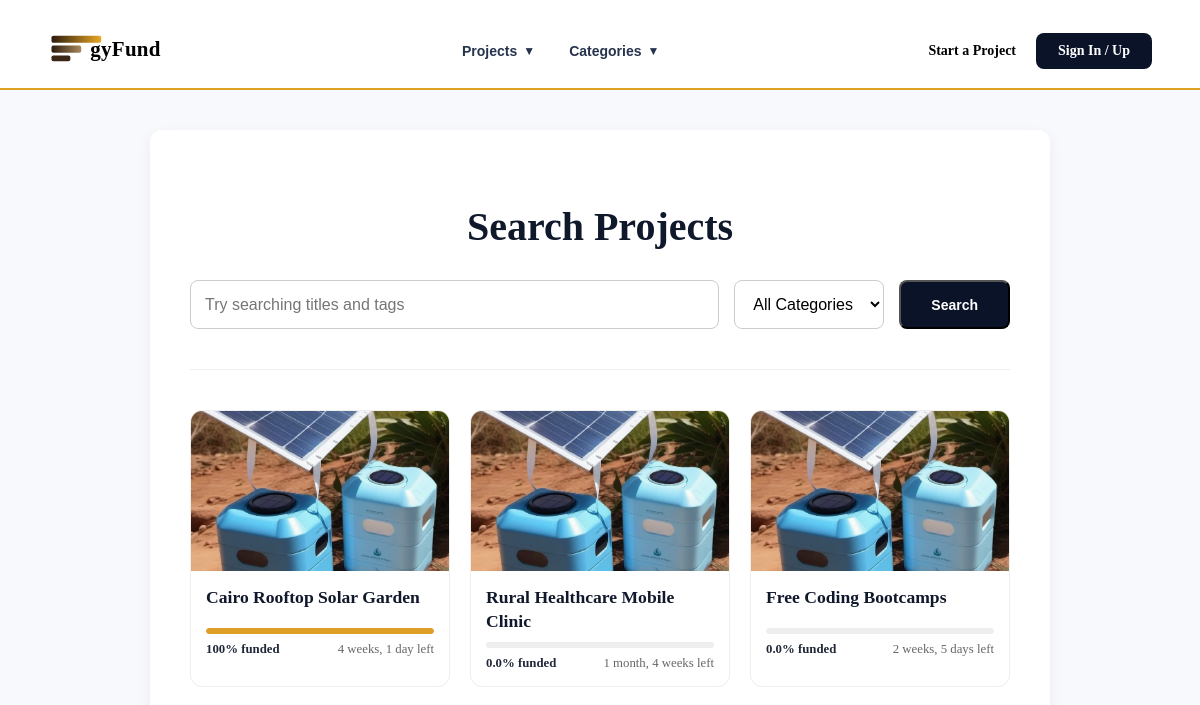
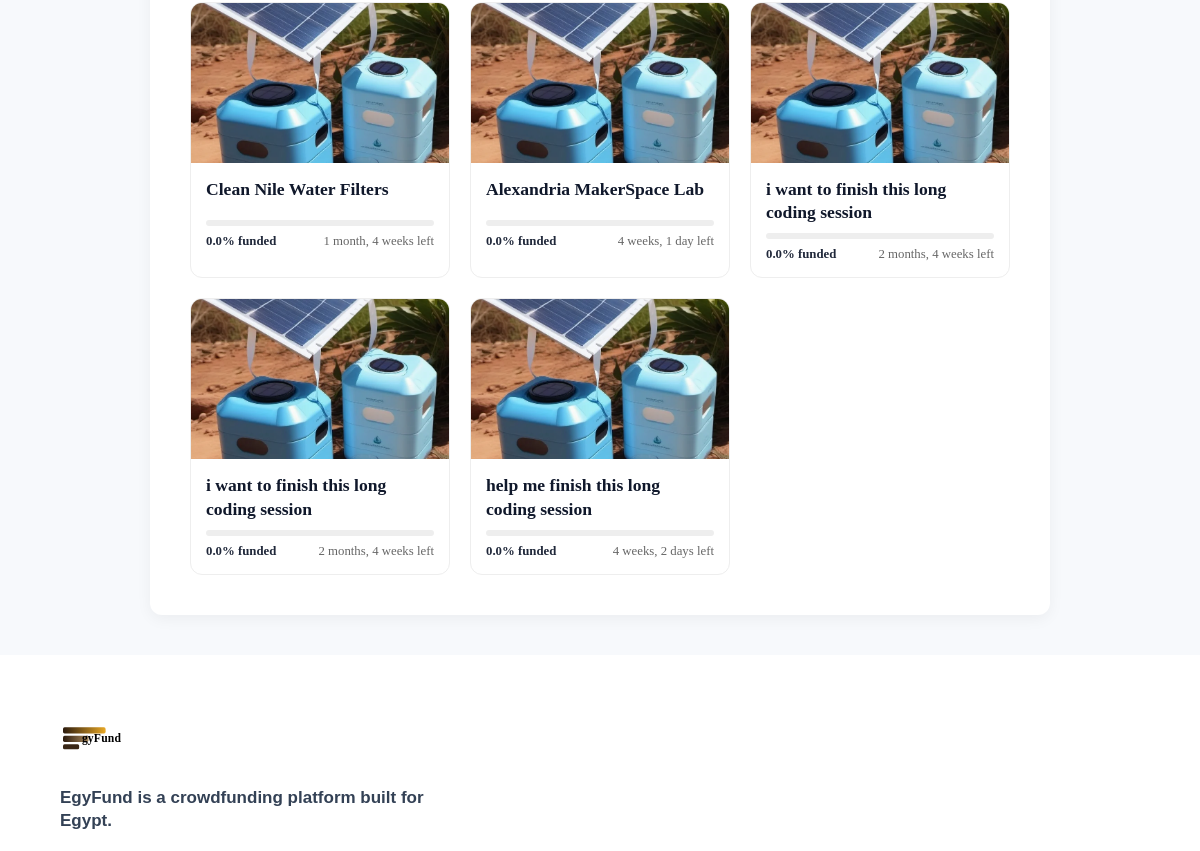
/search/, run on an earlier commit of the app's database (2 pictures, top to bottom).
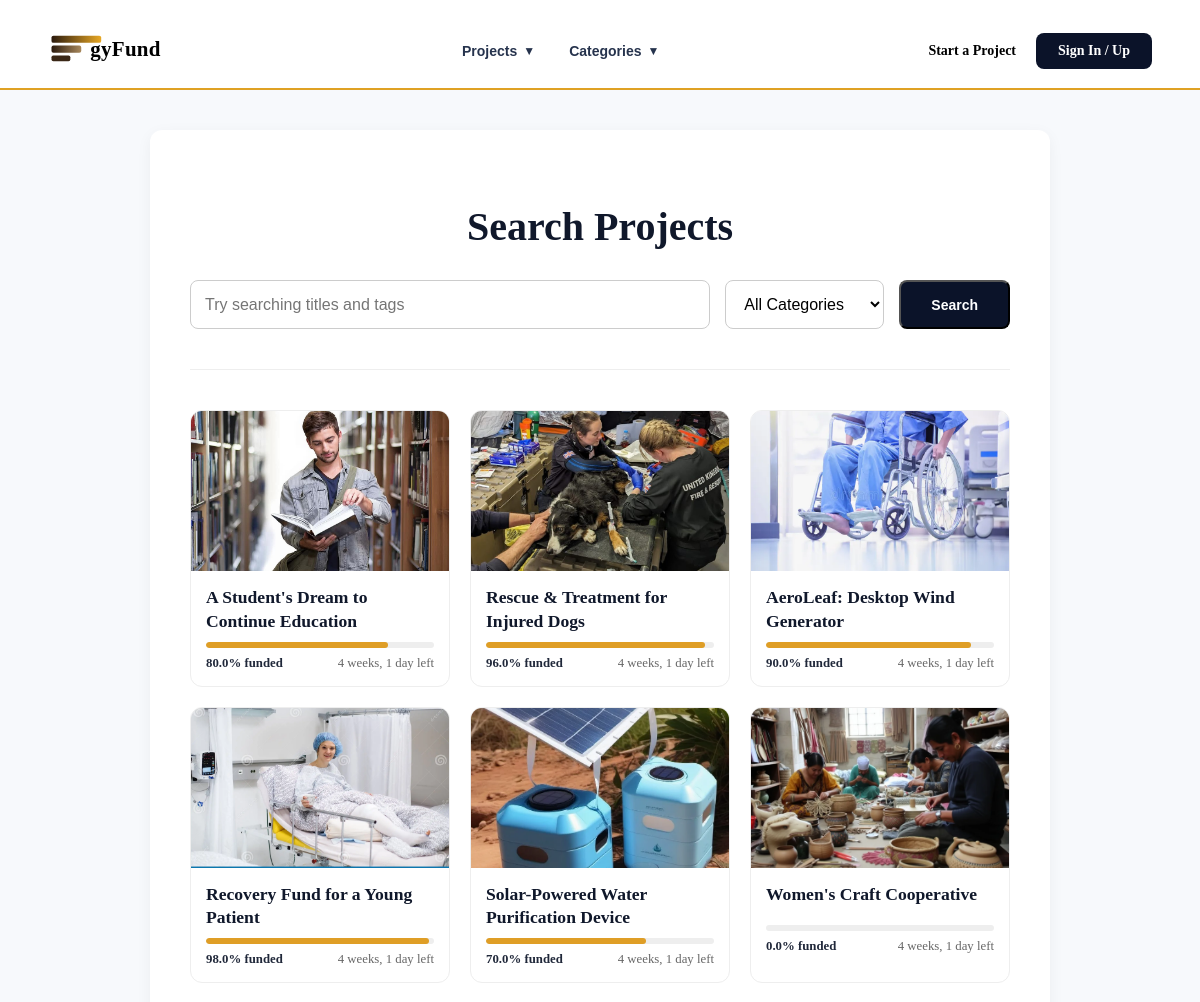
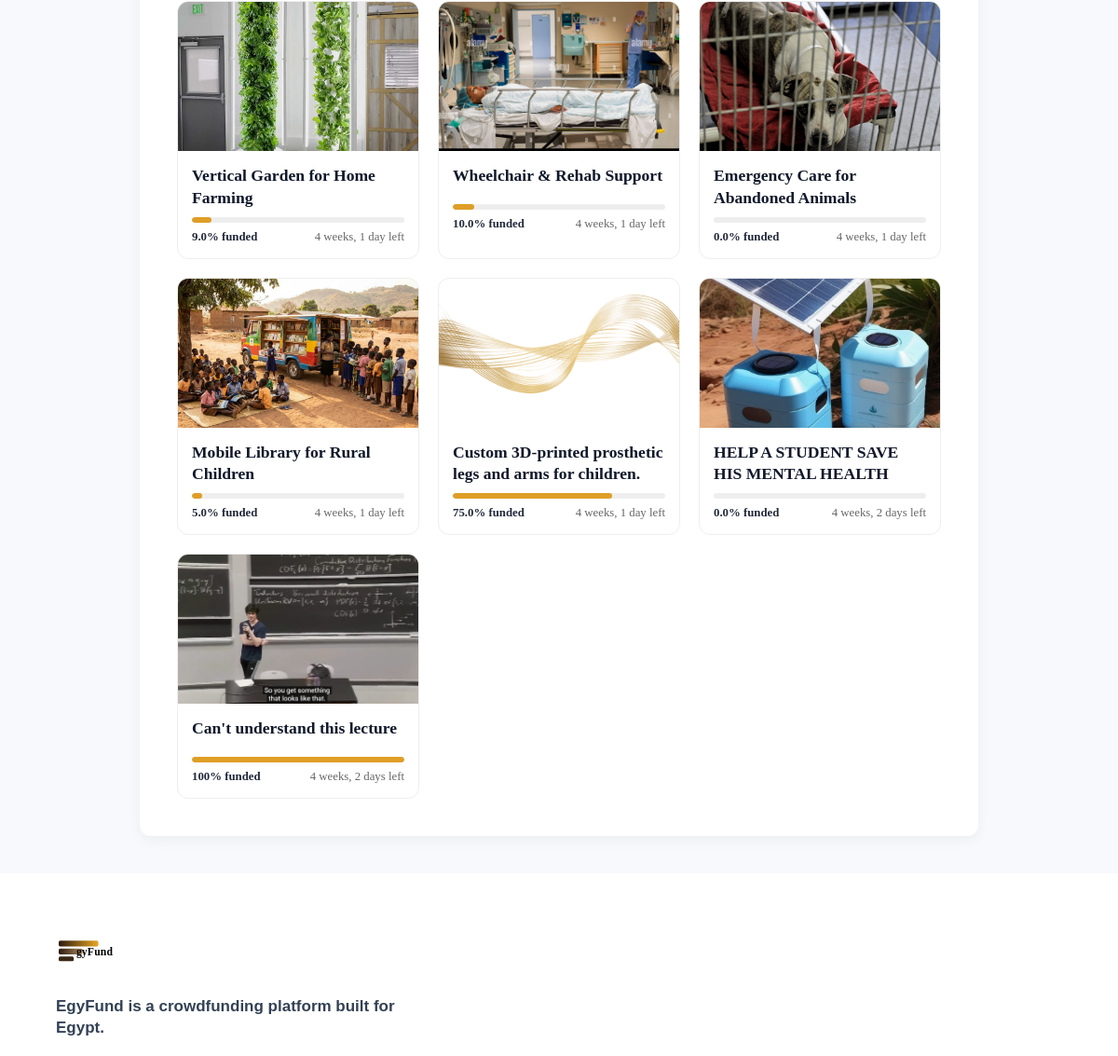
And on a later commit of the database (2 pictures, top to bottom).
### projects/models.py (models this page shows, shortened)
class Project(models.Model):
    @property
    def total_donations(self):
        if hasattr(self, 'donations'):
            total = self.donations.aggregate(total=Sum('amount'))['total']
            return total if total else 0
        if hasattr(self, 'donation_set'):
            total = self.donation_set.aggregate(total=Sum('amount'))['total']
            return total if total else 0
        return 0
    @property
    def funding_percentage(self):
        if not self.target_amount or self.target_amount == 0:
            return 0
        pct = (self.total_donations / self.target_amount) * 100
        return min(round(pct, 1), 100)
    @property
    def cover_image_url(self):
        first_img = self.images.order_by('display_order', 'id').first()
        if first_img and first_img.image:
            return first_img.image.url
        title_to_image = {
            "A Student's Dream to Continue Education": "student-library-books-book-learn-education-knowledge-information-study.jpg",
            "Rescue & Treatment for Injured Dogs": "_128575048_colin-wide-1.jpg",
            "AeroLeaf: Desktop Wind Generator": "wheelchairs-hospital-patient-sitting-wheelchair-holds-his-hands-wheel-self-care-patients-mobility-127469472.webp",
            "Recovery Fund for a Young Patient": "young-woman-hospital-recovery-room-surgery-patient-recovering-post-operative-care-modern-cast-pulse-oximeter-71090332.webp",
            "Solar-Powered Water Purification Device": "image-3.webp",
            "Women's Craft Cooperative": "image_0-19.webp",
            "Vertical Garden for Home Farming": "aeroponic-garden-Indoor-Vertical-Farm.webp",
            "Wheelchair & Rehab Support": "female-patient-in-recovery-room-E594X7.jpg",
            "Emergency Care for Abandoned Animals": "1920_gettyimages-1162266390.jpg",
            "Mobile Library for Rural Children": "pict_large.jpg",
            "Custom 3D-printed prosthetic legs and arms for children.": "pngtree-abstract-golden-lines-ripple-fluttering-border-png-image_6787892.png"
        }
        if self.title in title_to_image:
            return f"/static/assets/images/{title_to_image[self.title]}"
        return '/static/assets/images/image-3.webp'
    class Status(models.TextChoices):
        DRAFT = "DRAFT", "Draft"
        RUNNING = "RUNNING", "Running"
        COMPLETED = "COMPLETED", "Completed"
        CANCELLED = "CANCELLED", "Cancelled"
    owner = models.ForeignKey(
        settings.AUTH_USER_MODEL,
        on_delete=models.CASCADE,
        related_name="projects"
    )
    category = models.ForeignKey(
        Category,
        on_delete=models.PROTECT,
        related_name="projects"
    )
    title = models.CharField(
        max_length=255
    )
    details = models.TextField()
    target_amount = models.DecimalField(
        max_digits=12,
        decimal_places=2
    )
    start_at = models.DateTimeField()
    end_at = models.DateTimeField()
    status = models.CharField(
        max_length=20,
        choices=Status.choices,
        default=Status.DRAFT
    )
    is_featured = models.BooleanField(
        default=False
    )
    cancelled_at = models.DateTimeField(
        blank=True,
        null=True
    )
    tags = models.ManyToManyField(
        Tag,
        through="ProjectTag",
        related_name="projects"
    )
    created_at = models.DateTimeField(
        auto_now_add=True
    )
    updated_at = models.DateTimeField(
        auto_now=True
    )

class ProjectImage(models.Model):
    project = models.ForeignKey(
        Project,
        on_delete=models.CASCADE,
        related_name="images"
    )
    image = models.ImageField(
        upload_to="projects/"
    )
    display_order = models.PositiveIntegerField(
        default=0
    )
    created_at = models.DateTimeField(
        auto_now_add=True
    )
    class Meta:
        ordering = ["display_order", "id"]

### projects/views.py (the view)
# urls.py: path('search/', views.search_projects, name='search_projects'),
def search_projects(request):
    query = request.GET.get('q', '')
    cat_id = request.GET.get('category', '')
    projects = Project.objects.all()
    if query:
        projects = projects.filter(title__icontains=query) | projects.filter(details__icontains=query)
    if cat_id:
        projects = projects.filter(category_id=cat_id)
    context = {
        'query': query,
        'selected_category': cat_id,
        'projects': projects,
        'categories': Category.objects.all()
    }
    return render(request, 'projects/search.html', context)

### projects/templates/projects/search.html (shortened to what the changed rows need)
﻿{% load static %}
<!DOCTYPE html>
<html lang="en" dir="ltr">
<head>
    <link rel="stylesheet" href="{% static 'css/base/reset.css' %}">
    <link rel="stylesheet" href="{% static 'css/pages/auth.css' %}">
    <link rel="stylesheet" href="{% static 'css/layout/header.css' %}">
    <link rel="stylesheet" href="{% static 'css/layout/footer.css' %}">
    <link rel="stylesheet" href="{% static 'css/components/slider.css' %}">
    <link rel="stylesheet" href="{% static 'css/components/cards.css' %}">
    <link rel="stylesheet" href="{% static 'css/pages/home.css' %}">
    <link rel="stylesheet" href="{% static 'css/components/featured-projects.css' %}">
</head>
<body>
    <main class="search-page-container" style="background-color: #f7f9fc; min-height: 80vh; padding: 40px 0;">
        <section class="search-card container" style="max-width: 900px; margin: 0 auto; background: #fff; padding: 40px; border-radius: 12px; box-shadow: 0 4px 15px rgba(0,0,0,0.05);">
            <h1 style="font-size: 2.5rem; margin-bottom: 30px; text-align: center; color: #10182b;">Search Projects</h1>
            <div id="search-results" class="projects-grid" style="display: grid; grid-template-columns: repeat(auto-fill, minmax(250px, 1fr)); gap: 20px;">
                {% for project in projects %}
                <article class="project-card" style="border: 1px solid #eee; border-radius: 12px; overflow: hidden;">
                    <a href="{% url 'projects:project_details' project.id %}" class="project-card-link" style="text-decoration: none; color: inherit;">
                        <div class="project-image-wrapper" style="height: 160px; overflow: hidden;">
                            <img src="{{ project.cover_image_url }}" alt="{{ project.title }}" class="project-image" style="width: 100%; height: 100%; object-fit: cover;">
                        </div>
                        <div class="project-content" style="padding: 15px;">
                            <h3 class="project-title" style="font-size: 1.1rem; font-weight: bold; margin-bottom: 8px; color: #10182b;">{{ project.title }}</h3>
                            <div class="project-progress" style="height: 6px; background: #eee; border-radius: 3px; margin-bottom: 8px; overflow: hidden;">
                                <span style="display: block; height: 100%; background: #df9e26; width: {{ project.funding_percentage }}%;"></span>
                            </div>
                            <div class="project-footer" style="display: flex; justify-content: space-between; font-size: 0.8rem; color: #666;">
                                <strong>{{ project.funding_percentage }}% funded</strong>
                                <span>{{ project.end_at|timeuntil }} left</span>
                            </div>
                        </div>
                    </a>
                </article>
                {% empty %}
                    <div style="grid-column: 1/-1; text-align: center; padding: 40px;">
                        <p style="font-size: 1.2rem; color: #666;">No projects match your search criteria.</p>
                    </div>
                {% endfor %}
            </div>
        </section>
    </main>
</body>
</html>

What changed in the data, as far as the page shows it:
removed Project: title "Cairo Rooftop Solar Garden", funding_percentage "100", end_at "4 weeks, 1 day"
removed Project: title "Rural Healthcare Mobile Clinic", funding_percentage "0.0", end_at "1 month, 4 weeks"
removed Project: title "Free Coding Bootcamps", funding_percentage "0.0", end_at "2 weeks, 5 days"
removed Project: title "Clean Nile Water Filters", funding_percentage "0.0", end_at "1 month, 4 weeks"
removed Project: title "Alexandria MakerSpace Lab", funding_percentage "0.0", end_at "4 weeks, 1 day"
removed Project: title "i want to finish this long coding session", funding_percentage "0.0", end_at "2 months, 4 weeks"
removed Project: title "i want to finish this long coding session", funding_percentage "0.0", end_at "2 months, 4 weeks"
removed Project: title "help me finish this long coding session", funding_percentage "0.0", end_at "4 weeks, 2 days"
added Project: shows a picture, title "A Student's Dream to Continue Education", funding_percentage "80.0", end_at "4 weeks, 1 day"
added Project: shows a picture, title "Rescue & Treatment for Injured Dogs", funding_percentage "96.0", end_at "4 weeks, 1 day"
added Project: shows a picture, title "AeroLeaf: Desktop Wind Generator", funding_percentage "90.0", end_at "4 weeks, 1 day"
added Project: shows a picture, title "Recovery Fund for a Young Patient", funding_percentage "98.0", end_at "4 weeks, 1 day"
added Project: title "Solar-Powered Water Purification Device", funding_percentage "70.0", end_at "4 weeks, 1 day"
added Project: shows a picture, title "Women's Craft Cooperative", funding_percentage "0.0", end_at "4 weeks, 1 day"
added Project: shows a picture, title "Vertical Garden for Home Farming", funding_percentage "9.0", end_at "4 weeks, 1 day"
added Project: shows a picture, title "Wheelchair & Rehab Support", funding_percentage "10.0", end_at "4 weeks, 1 day"
added Project: shows a picture, title "Emergency Care for Abandoned Animals", funding_percentage "0.0", end_at "4 weeks, 1 day"
added Project: shows a picture, title "Mobile Library for Rural Children", funding_percentage "5.0", end_at "4 weeks, 1 day"
added Project: shows a picture, title "Custom 3D-printed prosthetic legs and arms for children.", funding_percentage "75.0", end_at "4 weeks, 1 day"
added Project: title "HELP A STUDENT SAVE HIS MENTAL HEALTH", funding_percentage "0.0", end_at "4 weeks, 2 days"
added Project: cover_image_url (picture), title "Can't understand this lecture", funding_percentage "100", end_at "4 weeks, 2 days"
